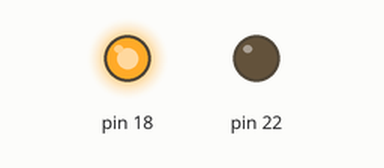
A program run on a simulated Raspberry Pi (header pin numbers). On the bench: output pins drawn as LEDs (lit = HIGH). At 11.0 s the program stops and its outputs stay as they are.

Above: at 0.1 s.
At 10.6 s:
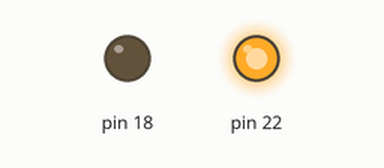
At 11.1 s:
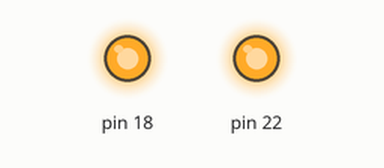
Timing chart, 0 to 12.5 s (numbered marks = the images above):
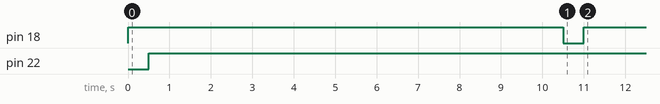

The program:

bubendorff.py
```python
#!/usr/bin/python
# -*- coding: utf-8 -*-

import time
import RPi.GPIO as GPIO

# set up the way to access the GPIO inputs
GPIO.setmode(GPIO.BOARD)
# no warning displayed
GPIO.setwarnings(False)


"""
 TODO
 - configure logging option
 - add calculation on current position
 - use GPIO.cleanup() ???
"""

class Bubendorff:
    """
       Class to manage Bubendorff rolling shutter with a rpi thanks to the board :
         8 canaux 5V Solid State Board Module relais OMRON SSR AVR DSP Arduino
         Reference ASIN : B00AZEVSQG

       This relay board close a relay for a down (0) level on an input pin !!!

       In this class, I choose to set :
         gpio = LOW  ==> bubendorff remote button not activated
         gpio = HIGH ==> bubendorff remote button activated
       This is better in case of reboot (gpio will be set to LOW on startup)
    """


    def __init__(self, gpio_for_opening, gpio_for_closing, time_for_opening, time_for_closing):
        """ Set up the rolling shutter python engine
        """

        #print("Bubendorff > start init...")
        ### set constants
        self.pulse_duration_s = 0.5   # 500ms of pulse to do an up or down action

        ### set parameters
        self.gpio_for_opening = gpio_for_opening
        self.gpio_for_closing = gpio_for_closing
        self.time_for_opening = time_for_opening
        self.time_for_closing = time_for_closing

        ### check GPIO status before init
        #print(u"GPIO version = {0}".format(GPIO.VERSION))
        #print(u"GPIO function for opening ({0}) : {1}".format(self.gpio_for_opening, GPIO.gpio_function(self.gpio_for_opening)))
        #print(u"GPIO function for closing ({0}) : {1}".format(self.gpio_for_closing, GPIO.gpio_function(self.gpio_for_closing)))
        #print(u"""GPIO functions values :
        #          0 = GPIO.OUT
        #          1 = GPIO.IN
        #          40 = GPIO.SERIAL
        #          41 = GPIO.SPI
        #          42 = GPIO.I2C
        #          43 = GPIO.HARD_PWM
        #          -1 = GPIO.UNKNOWN""")


        ### init GPIO values
        GPIO.setup(self.gpio_for_opening, GPIO.OUT, initial=GPIO.HIGH)
        GPIO.setup(self.gpio_for_closing, GPIO.OUT, initial=GPIO.HIGH)

        #print("Bubendorff > end of init!")

    def open(self, percent = None):
        """ Open the rolling shutter
        """
        #print("Bubendorff > start opening the rolling shutter")
        GPIO.output(self.gpio_for_opening, GPIO.LOW)
        time.sleep(self.pulse_duration_s)
        GPIO.output(self.gpio_for_opening, GPIO.HIGH)

    def close(self, percent = None):
        """ Close the rolling shutter
        """
        #print("Bubendorff > start closing the rolling shutter")
        GPIO.output(self.gpio_for_closing, GPIO.LOW)
        time.sleep(self.pulse_duration_s)
        GPIO.output(self.gpio_for_closing, GPIO.HIGH)


if __name__ == "__main__":
    ## 22 => close
    ## 18 => open
    vr1 = Bubendorff(22, 18, 22, 20)
    vr1.open()
    time.sleep(10)
    vr1.close()
```

Measured:
- by itself, pin 18: LOW → HIGH at 0.00 s, → LOW 10.5 s later, → HIGH 0.50 s later
- by itself, pin 22: LOW → HIGH at 0.50 s
